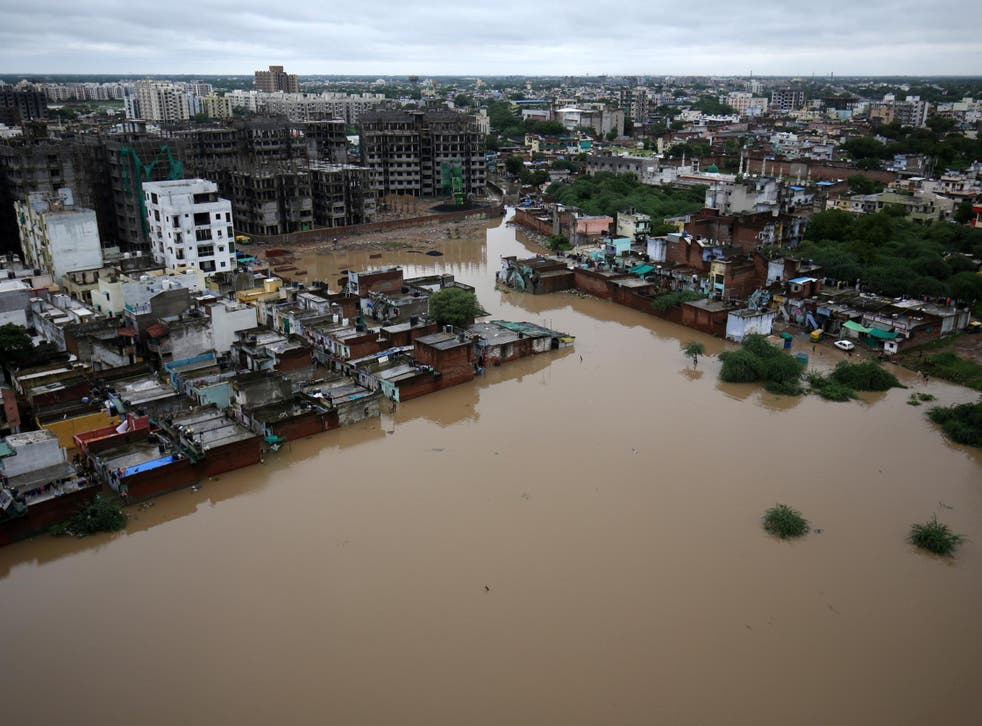
#> input picture dataset/flood/1001.jpg, 982 x 726 px
$ python -i utils.py   (imports and definitions only)
#> lines starting #> are read from the running program, lines starting #| are printed output that depends on the picture; after the words box and inside, x2 and y2 are one past the last pixel; in counts of white or black regions, pixels touching at a corner belong together
#> further down, picture is the input picture: shape (726, 982, 3); mean B, G, R 99.3, 105.1, 109.3
import cv2
import numpy as np

def detect_flood(image):

    # Resize
    image = cv2.resize(image, (500, 500))
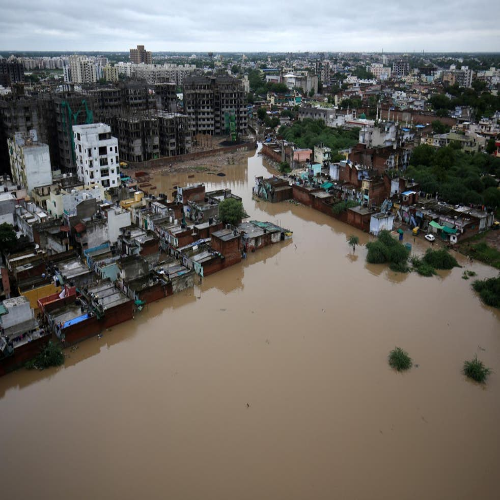
#> image: shape (500, 500, 3); mean of channels 0, 1, 2 99.3, 105, 109.2; drawn as B, G, R

    # Convert to HSV
    hsv = cv2.cvtColor(image, cv2.COLOR_BGR2HSV)
#> hsv: shape (500, 500, 3); mean H, S, V 49.1, 55.9, 115.5

    # ---------------------------
    # 1. Muddy water detection

    lower1 = np.array([5, 50, 50])
    upper1 = np.array([30, 255, 255])

    lower2 = np.array([0, 0, 0])
    upper2 = np.array([180, 255, 80])

    mask1 = cv2.inRange(hsv, lower1, upper1)
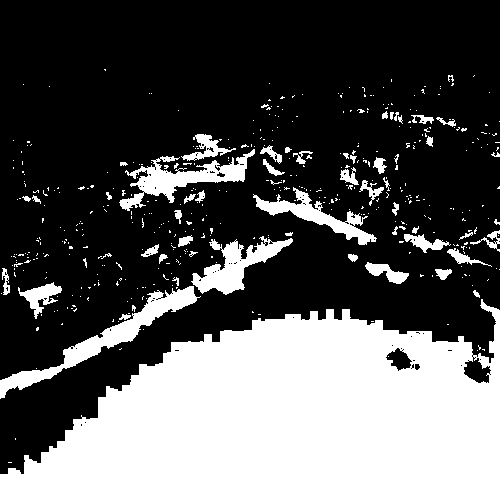
#> mask1: shape (500, 500); 34.5% white; 457 white regions (402 under 20 px), largest, box (x1, y1, x2, y2) and area: (0, 299, 500, 500) 69792, (0, 286, 201, 399) 3439, (119, 149, 255, 211) 2542
    mask2 = cv2.inRange(hsv, lower2, upper2)
#> mask2: shape (500, 500); 29.8% white; 525 white regions (489 under 20 px), largest, box (x1, y1, x2, y2) and area: (0, 55, 500, 277) 48240, (0, 179, 290, 398) 21944, (471, 276, 500, 313) 667

    mask_hsv = cv2.bitwise_or(mask1, mask2)
#> mask_hsv: shape (500, 500); 61.8% white; 767 black regions (667 under 20 px), largest, box (x1, y1, x2, y2) and area: (0, 0, 500, 148) 39292, (0, 136, 500, 474) 34730, (0, 122, 137, 242) 6653

    # ---------------------------
    # 2. Remove green (trees)

    lower_green = np.array([35, 40, 40])
    upper_green = np.array([85, 255, 255])

    green_mask = cv2.inRange(hsv, lower_green, upper_green)
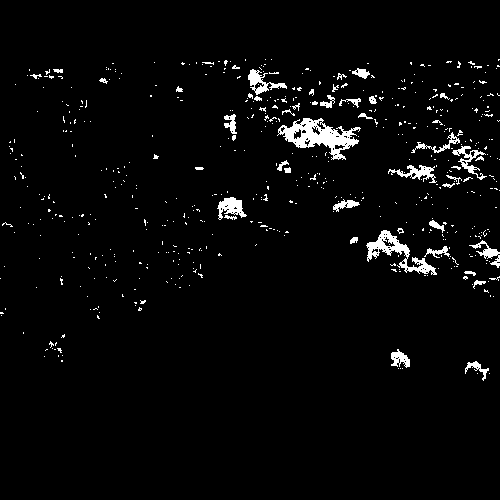
#> green_mask: shape (500, 500); 3.1% white; 561 white regions (516 under 20 px), largest, box (x1, y1, x2, y2) and area: (277, 118, 361, 160) 1475, (366, 230, 437, 275) 886, (217, 197, 247, 220) 362
    mask_hsv = cv2.bitwise_and(mask_hsv, cv2.bitwise_not(green_mask))
#> mask_hsv: shape (500, 500); 58.9% white; 843 black regions (745 under 20 px), largest, box (x1, y1, x2, y2) and area: (0, 0, 500, 474) 79698, (0, 122, 137, 242) 6738, (59, 201, 186, 279) 2382

    # ---------------------------
    # 3. Morphological cleaning

    kernel = np.ones((7,7), np.uint8)
    mask_hsv = cv2.morphologyEx(mask_hsv, cv2.MORPH_OPEN, kernel)
#> mask_hsv: shape (500, 500); 47.5% white; 65 white regions, largest, box (x1, y1, x2, y2) and area: (0, 280, 500, 500) 70065, (0, 216, 195, 398) 12743, (0, 78, 245, 200) 12189
    mask_hsv = cv2.morphologyEx(mask_hsv, cv2.MORPH_CLOSE, kernel)
#> mask_hsv: shape (500, 500); 49.4% white; 18 white regions, largest, box (x1, y1, x2, y2) and area: (0, 280, 500, 500) 70385, (0, 200, 282, 398) 19123, (0, 62, 256, 218) 18117

    # ---------------------------
    # 4. Remove small regions

    num_labels, labels, stats, _ = cv2.connectedComponentsWithStats(mask_hsv)
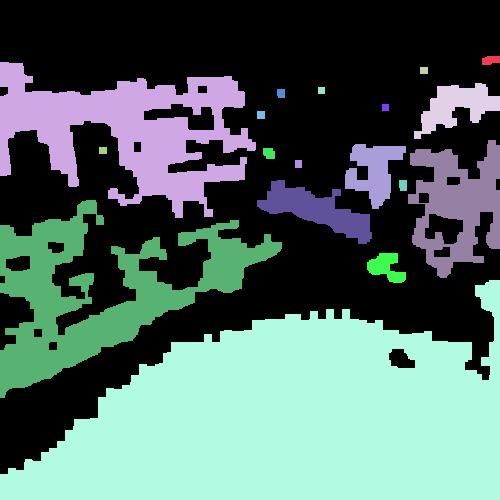
#> labels: shape (500, 500) int32; 19 distinct labels, from 0 to 18; one colour per label, 0 black
#> num_labels = 19; stats = 19 rows, first 6: [0, 0, 500, 474, 126480], [482, 56, 18, 9, 137], [0, 62, 256, 156, 18117], [420, 67, 8, 7, 56], [414, 83, 86, 56, 2279], [318, 87, 7, 7, 49]

    min_area = 800  # 🔥 tune this if needed

    clean_mask = np.zeros_like(mask_hsv)

    for i in range(1, num_labels):
        if stats[i, cv2.CC_STAT_AREA] > min_area:
            clean_mask[labels == i] = 255
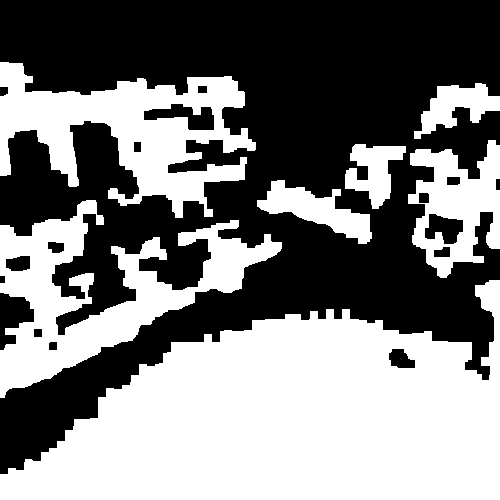
#> clean_mask: shape (500, 500); 48.8% white; 7 white regions, largest, box (x1, y1, x2, y2) and area: (0, 280, 500, 500) 70385, (0, 200, 282, 398) 19123, (0, 62, 256, 218) 18117

    mask_hsv = clean_mask

    # ---------------------------
    # 5. Remove upper region (buildings)

    h, w = mask_hsv.shape
#> h = 500; w = 500
    mask_hsv[:h//3, :] = 0
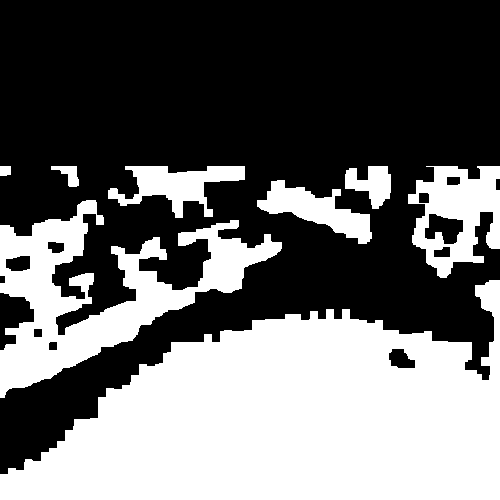
#> mask_hsv: shape (500, 500); 41.3% white; 8 white regions, largest, box (x1, y1, x2, y2) and area: (0, 280, 500, 500) 70385, (0, 200, 282, 398) 19123, (408, 166, 500, 278) 5897

    # ---------------------------
    # 6. Safety check

    if np.sum(mask_hsv) == 0:
        print("⚠️ No flood detected")
        return image, mask_hsv, 0, "No Flood"

    # ---------------------------
    # 7. GrabCut refinement

    mask = np.zeros(image.shape[:2], np.uint8)
    mask[mask_hsv > 0] = cv2.GC_PR_FGD
    mask[mask_hsv == 0] = cv2.GC_PR_BGD

    bgdModel = np.zeros((1,65), np.float64)
    fgdModel = np.zeros((1,65), np.float64)

    try:
        cv2.grabCut(image, mask, None, bgdModel, fgdModel, 5, cv2.GC_INIT_WITH_MASK)

        final_mask = np.where(
            (mask == cv2.GC_FGD) | (mask == cv2.GC_PR_FGD),
            255, 0
        ).astype('uint8')

    except:
        print("⚠️ GrabCut failed - using HSV mask")
        final_mask = mask_hsv

    # ---------------------------
    # 8. Flood percentage

    total = final_mask.size
    flood = np.sum(final_mask == 255)
    percentage = (flood / total) * 100

    # ---------------------------
    # 9. Flood level

    if percentage < 10:
        level = "Low Flood"
    elif percentage < 30:
        level = "Medium Flood"
    else:
        level = "High Flood"

    # ---------------------------
    # 10. Overlay result

    result = image.copy()
    result[final_mask == 255] = [0, 0, 255]

    # Add text
    cv2.putText(result, f"{level} ({percentage:.2f}%)",
                (10, 30),
                cv2.FONT_HERSHEY_SIMPLEX,
                0.7,
                (255, 255, 255),
                2)
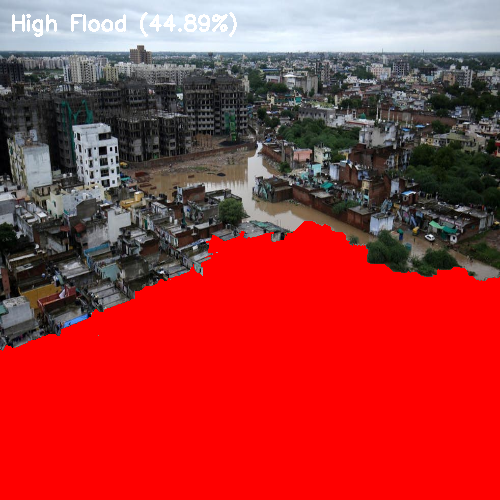
#> result: shape (500, 500, 3); mean of channels 0, 1, 2 56, 55.4, 167.8; drawn as B, G, R

    return result, final_mask, percentage, level

>>> import cv2
>>> picture = cv2.imread('dataset/flood/1001.jpg')
>>> result = detect_flood(picture)

$ run again, on dataset/flood/1005.jpg
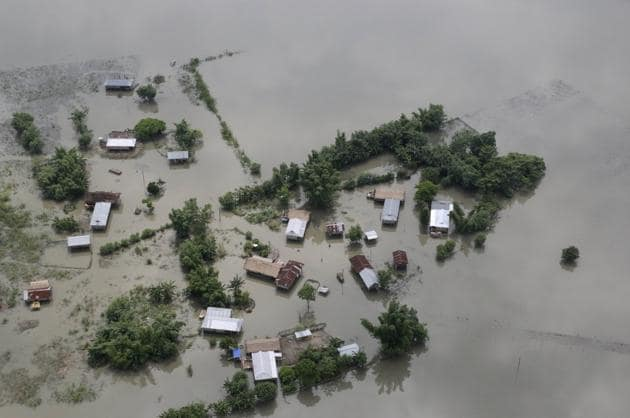
#> input picture dataset/flood/1005.jpg, 630 x 418 px
#> picture is the input picture: shape (418, 630, 3); mean B, G, R 126.1, 130.3, 129.7
#> hsv: shape (500, 500, 3); mean H, S, V 55.2, 17.9, 131.8
#> mask1: shape (500, 500); 0.41% white in thin lines or dots, all inside (x1, y1, x2, y2) = (0, 200, 322, 480)
#> mask2: shape (500, 500); 14.4% white; 312 white regions (247 under 20 px), largest, box (x1, y1, x2, y2) and area: (175, 130, 433, 290) 13262, (221, 363, 339, 477) 4900, (69, 381, 147, 450) 3092
#> green_mask: shape (500, 500); 9.9% white; 198 white regions (142 under 20 px), largest, box (x1, y1, x2, y2) and area: (70, 338, 147, 439) 3878, (329, 160, 432, 242) 2877, (131, 238, 182, 367) 2514
#> in detect_flood, `num_labels, labels, stats, _ = cv2.connectedComponentsWithStats(mask_h..`:
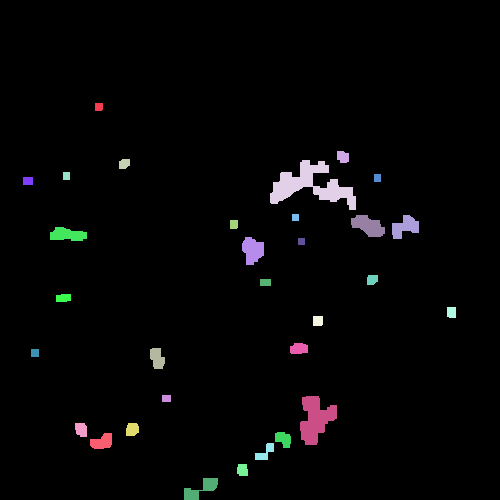
#> labels: shape (500, 500) int32; 32 distinct labels, from 0 to 31; one colour per label, 0 black
#> num_labels = 32; stats = 32 rows, first 6: [0, 0, 500, 500, 242381], [95, 103, 8, 8, 63], [337, 151, 12, 12, 124], [119, 159, 11, 10, 96], [270, 160, 86, 50, 1772], [63, 172, 7, 8, 56]
#> in detect_flood, `cv2.putText(result, f"{level} ({percentage:.2f}%)", (10, 30), cv2.FONT..`:
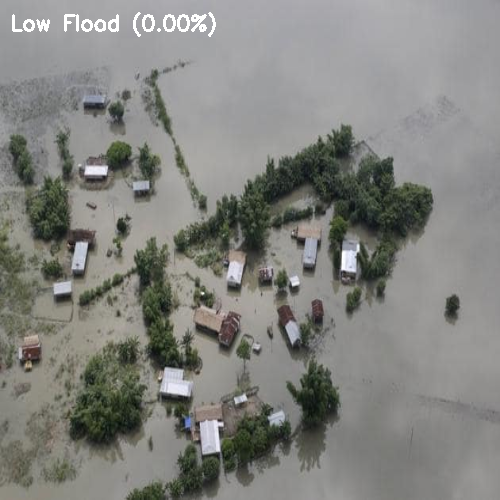
#> result: shape (500, 500, 3); mean of channels 0, 1, 2 126.5, 130.7, 130.2; drawn as B, G, R

$ run again, on dataset/flood/1009.jpg
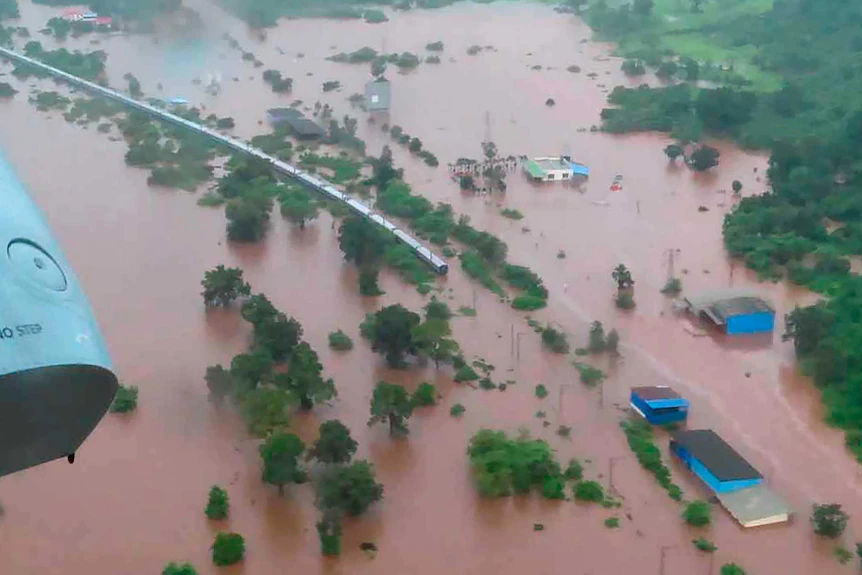
#> input picture dataset/flood/1009.jpg, 862 x 575 px
#> picture is the input picture: shape (575, 862, 3); mean B, G, R 134.1, 136, 136.5
#> hsv: shape (500, 500, 3); mean H, S, V 90.8, 50.9, 149.9
#> mask1: shape (500, 500); 6.9% white; 200 white regions (169 under 20 px), largest, box (x1, y1, x2, y2) and area: (36, 358, 188, 500) 5093, (270, 405, 364, 472) 2289, (174, 444, 243, 500) 1786
#> mask2: shape (500, 500); 7.4% white; 187 white regions (139 under 20 px), largest, box (x1, y1, x2, y2) and area: (0, 318, 69, 414) 4567, (151, 367, 222, 483) 3214, (134, 264, 191, 358) 2135
#> green_mask: shape (500, 500); 17.5% white; 187 white regions (132 under 20 px), largest, box (x1, y1, x2, y2) and area: (356, 0, 500, 402) 19065, (133, 257, 193, 421) 4525, (272, 374, 357, 440) 2875
#> in detect_flood, `num_labels, labels, stats, _ = cv2.connectedComponentsWithStats(mask_h..`:
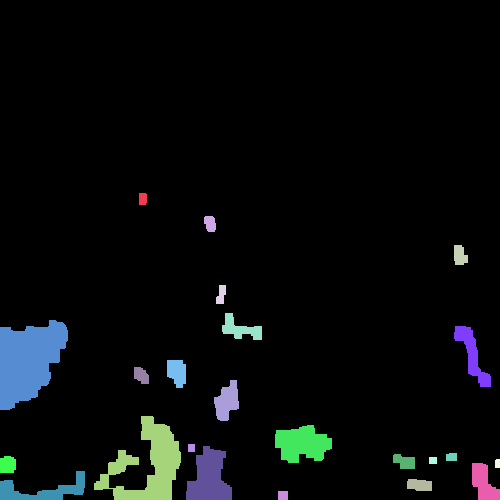
#> labels: shape (500, 500) int32; 24 distinct labels, from 0 to 23; one colour per label, 0 black
#> num_labels = 24; stats = 24 rows, first 6: [0, 0, 500, 500, 233431], [139, 193, 8, 12, 93], [204, 216, 12, 16, 159], [454, 245, 14, 20, 224], [216, 285, 10, 19, 138], [222, 313, 40, 27, 525]
#> in detect_flood, `cv2.putText(result, f"{level} ({percentage:.2f}%)", (10, 30), cv2.FONT..`:
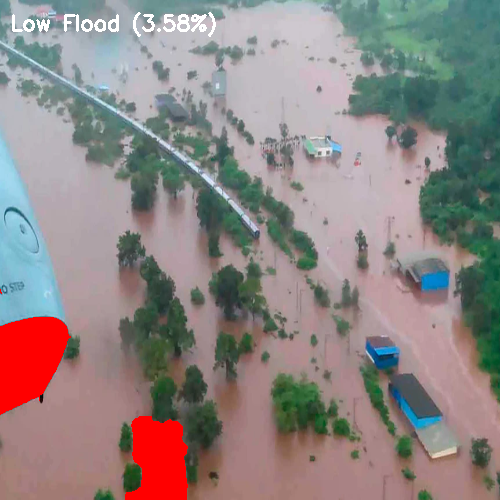
#> result: shape (500, 500, 3); mean of channels 0, 1, 2 131.8, 133.5, 142.9; drawn as B, G, R

$ run again, on dataset/flood/1010.jpg
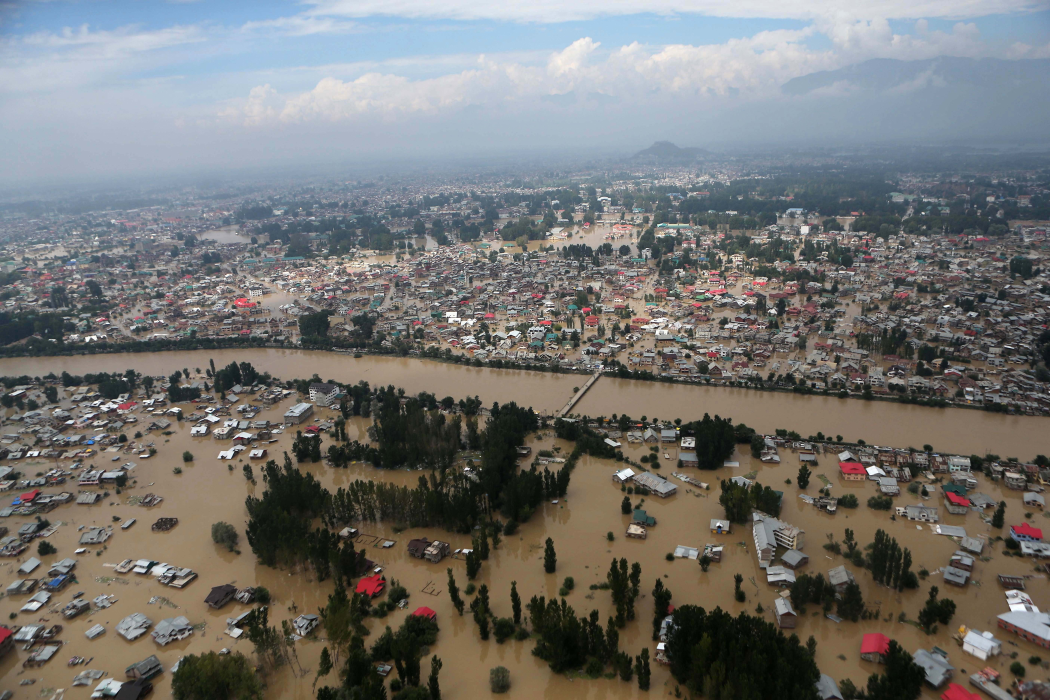
#> input picture dataset/flood/1010.jpg, 2100 x 1400 px (shown at 1/2 size)
#> picture is the input picture: shape (1400, 2100, 3); mean B, G, R 113.4, 115.5, 115.8
#> hsv: shape (500, 500, 3); mean H, S, V 63.3, 59.2, 127.9
#> mask1: shape (500, 500); 27.3% white; 1035 white regions (959 under 20 px), largest, box (x1, y1, x2, y2) and area: (155, 307, 500, 500) 30483, (0, 280, 207, 500) 19162, (269, 268, 500, 331) 6586
#> mask2: shape (500, 500); 23.8% white; 1516 white regions (1379 under 20 px), largest, box (x1, y1, x2, y2) and area: (97, 195, 500, 500) 24119, (310, 381, 420, 500) 5802, (0, 202, 283, 268) 3553
#> green_mask: shape (500, 500); 1.1% white in thin lines or dots, all inside (x1, y1, x2, y2) = (2, 138, 499, 500)
#> labels: shape (500, 500) int32; 21 distinct labels, from 0 to 20
#> num_labels = 21; stats = 21 rows, first 6: [0, 0, 500, 500, 159592], [478, 147, 22, 10, 190], [451, 152, 23, 16, 263], [481, 187, 10, 8, 80], [0, 224, 33, 32, 858], [144, 227, 11, 7, 77]
#> in detect_flood, `cv2.putText(result, f"{level} ({percentage:.2f}%)", (10, 30), cv2.FONT..`:
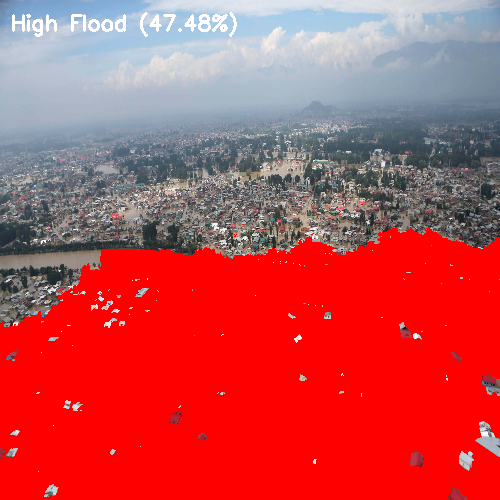
#> result: shape (500, 500, 3); mean of channels 0, 1, 2 82.4, 77.5, 194.5; drawn as B, G, R
